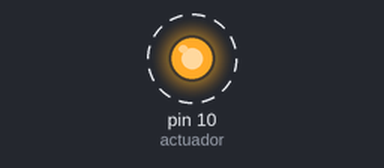
Bench run of a sketch on a simulated Arduino Uno, built with avr-gcc and run on an emulated ATmega328P. On the bench: output pins drawn as LEDs (lit = HIGH). Dashed ring = blinking.

Above: at 0.5 s.
Timing chart, 0 to 4.6 s (numbered marks = the images above):
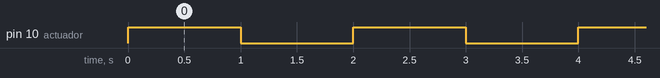

The sketch:

P3.ino
```cpp
//Programa 3
int actuador = 10;

void setup() {
  Serial.begin(9600);
  pinMode(actuador,OUTPUT);
}

void loop() {
  digitalWrite(actuador,1);
  delay(1000);
  digitalWrite(actuador, 0);
  delay(1000);
}
```

Measured:
- by itself, pin 10 (actuador): alternates HIGH for 1.0 s and LOW for 1.0 s
